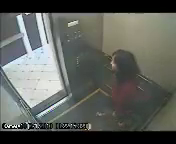
#> input picture frame 12 of cortado.mp4, 176 x 144 px
$ python ascensor.py.py
#> lines starting #> are read from the running program, lines starting #| are printed output that depends on the picture
import cv2
import numpy as np
import os

def horn_schunck_real_time(I1, I2, alpha, iterations):
    I1_gray = cv2.cvtColor(I1, cv2.COLOR_BGR2GRAY)
    I2_gray = cv2.cvtColor(I2, cv2.COLOR_BGR2GRAY)

    flow = cv2.calcOpticalFlowFarneback(I1_gray, I2_gray, None, 0.5, 3, 15, 3, 7, 1.5, 0)

    u = flow[:, :, 0]
    v = flow[:, :, 1]

    return u, v

def sumar_cinco_a_promedios(promedio_file, grid_size):
    with open(promedio_file, 'r') as file:
        lines = file.readlines()

    new_promedios = []
    for line in lines:
        promedio = float(line.split(':')[-1].strip())
        new_promedio = promedio + 5.97
        new_promedios.append(new_promedio)

    # Ajustar el tamaño de new_promedios si es necesario
    expected_length = grid_size ** 2
    if len(new_promedios) < expected_length:
        new_promedios.extend([0] * (expected_length - len(new_promedios)))

    return new_promedios

if __name__ == "__main__":
    video_path = "HS1/cortado.mp4"
    capture = cv2.VideoCapture(video_path)

    width = int(capture.get(cv2.CAP_PROP_FRAME_WIDTH))
    height = int(capture.get(cv2.CAP_PROP_FRAME_HEIGHT))
    fps = capture.get(cv2.CAP_PROP_FPS)  # Obtener FPS del video original

    fourcc = cv2.VideoWriter_fourcc(*'mp4v') if cv2.VideoWriter_fourcc(*'mp4v') != -1 else cv2.VideoWriter_fourcc(*'avc1')
    output_video_path = "videos/HSF.mp4"
    output_video = cv2.VideoWriter(output_video_path, fourcc, fps, (width, height))  # Establecer la misma FPS para el video de salida

    cv2.namedWindow("Flujo óptico")

    ret, old_frame = capture.read()
#> old_frame is the input picture: shape (144, 176, 3); mean B, G, R 91.5, 97, 94

    scale_factor = 0.5
    threshold = 4

    promedio_file = "promedioCeldas.txt"
    grid_size = 20
    new_promedios = sumar_cinco_a_promedios(promedio_file, grid_size)
#> (reads promedioCeldas.txt from the repository)

    cell_width = width // 20
    cell_height = height // 20

    while True:
        ret, frame = capture.read()
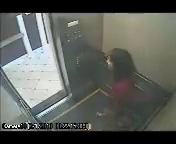
#> input picture frame 13 of cortado.mp4, 176 x 144 px
#> frame is the input picture: shape (144, 176, 3); mean B, G, R 91.6, 97.1, 94.1

        if not ret:
            break

        u, v = horn_schunck_real_time(old_frame, frame, 0.01, 1)
#> in horn_schunck_real_time, `I1_gray = cv2.cvtColor(I1, cv2.COLOR_BGR2GRAY)`:
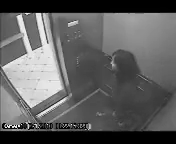
#> I1_gray: shape (144, 176); min 0, max 251, mean 95.4
#> in horn_schunck_real_time, `u = flow[:, :, 0]`:
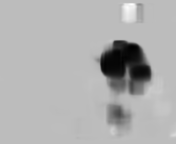
#> u: shape (144, 176) float32; min -4.06, max 1.43, mean -0.276; drawn with min black and max white
#> in horn_schunck_real_time, `v = flow[:, :, 1]`:
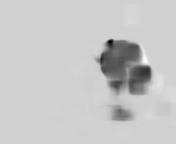
#> v: shape (144, 176) float32; min -2.8, max 0.625, mean -0.134; drawn with min black and max white

        for y in range(0, frame.shape[0], cell_height):
            for x in range(0, frame.shape[1], cell_width):
                magnitude = np.sqrt(u[y, x] ** 2 + v[y, x] ** 2)
                # promedio_celda = new_promedios[(y // cell_height) * (frame.shape[1] // cell_width) + (x // cell_width)]  # Promedio de la celda

                if magnitude >= 5.97:
                    color = (0, 0, 255)  # Rojo
                    cv2.rectangle(frame, (x, y), (x + cell_width, y + cell_height), color, -1)  # Rellenar celda en rojo
                else:
                    color = (0, 255, 0)  # Verde

                cv2.arrowedLine(frame, (x, y), (int(x + scale_factor * u[y, x]), int(y + scale_factor * v[y, x])), color, 1, tipLength=0.5)
                cv2.rectangle(frame, (x, y), (x + cell_width, y + cell_height), (0, 255, 255), 1)  # Dibujar cuadrícula
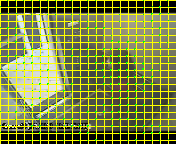
#> frame: shape (144, 176, 3); mean B, G, R 68.1, 138.1, 129.9

        cv2.imshow("Flujo óptico", frame)
        output_video.write(frame)

        old_frame = frame.copy()

        key = cv2.waitKey(1) & 0xFF
#> (key Esc is pressed here)
        if key == 27:
            break

    capture.release()
    output_video.release()
    cv2.destroyAllWindows()
